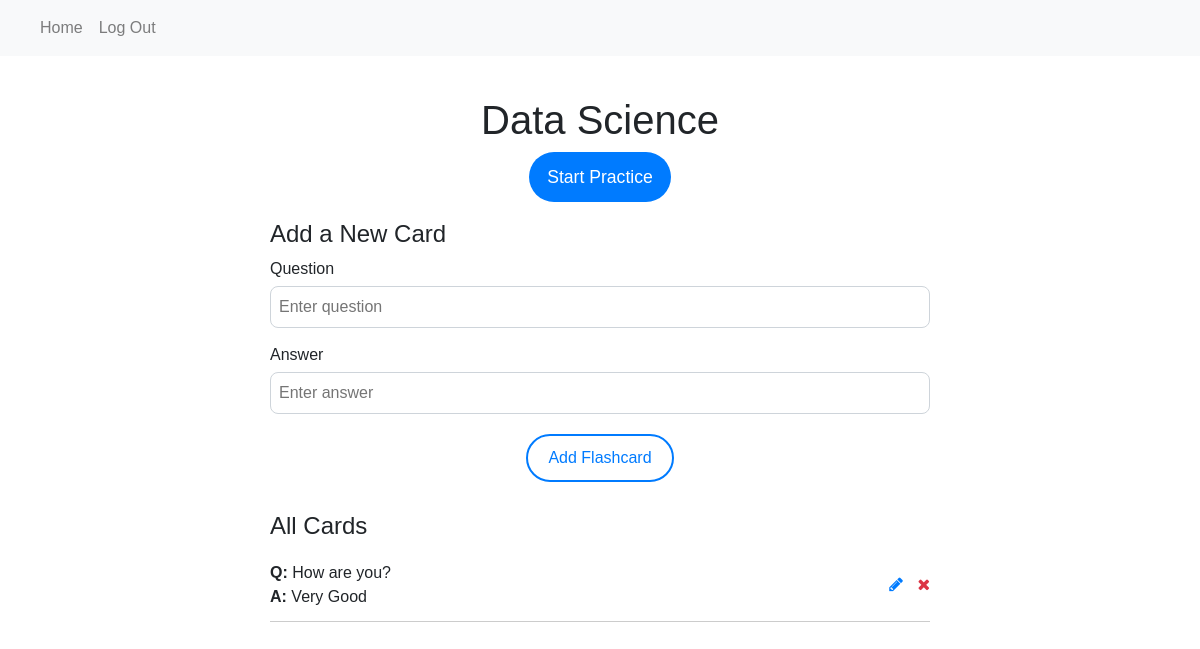
The page /deck/2 (signed in) on the database as committed earlier.
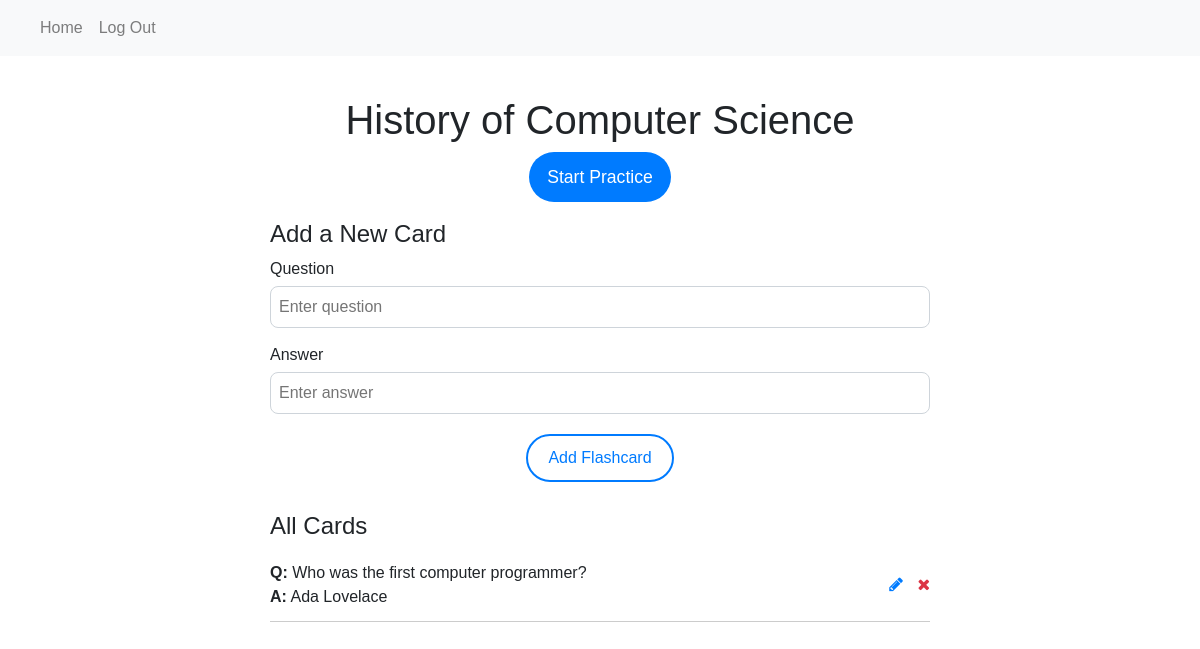
The same page on the database as committed later.
### website/models.py (models this page shows)
class Deck(db.Model):
    id = db.Column(db.Integer, primary_key=True)
    title = db.Column(db.String(100))
    user_id = db.Column(db.Integer, db.ForeignKey('user.id'))
    flashcards = db.relationship('Flashcard', back_populates='deck') # creates a relationship with the Flashcard class, will store a list of all the cards
    user = db.relationship('User', back_populates='decks')

class Flashcard(db.Model): # Model is like a blueprint for the class, ie that all flashcards need to look like this
    id = db.Column(db.Integer, primary_key=True) # default is that the id is auto incremented
    question = db.Column(db.String(300))
    answer = db.Column(db.String(300))
    score = db.Column(db.Integer, default = 0) # Track performance (0 = new, 1 = fail, 2 = hard, 3 = good, 4 = easy)
    interval = db.Column(db.Integer, default=1)  # Interval in days (how often the card should come up)
    ease_factor = db.Column(db.Float, default=2.5)  # Ease factor (how quickly the interval should grow)
    next_review = db.Column(db.DateTime, default=func.now())  # Next review date
    deck_id = db.Column(db.Integer, db.ForeignKey('deck.id'))
    deck = db.relationship('Deck', back_populates='flashcards') # back-reference so I can access Deck objects from Flashcard objects

### website/views.py (the view, shortened to what this page needs)
@views.route('/deck/<int:deck_id>', methods=['GET', 'POST'])
@login_required
def deck(deck_id):
    deck = Deck.query.get_or_404(deck_id)  # Get the deck or return 404 if not found
    return render_template("deck.html", deck=deck, user=current_user)

### website/__init__.py (called while the page is built)
def create_app():
    app = Flask(__name__)
    app.config['SECRET_KEY'] = 'superdupersecret'
    app.config['SQLALCHEMY_DATABASE_URI'] = f'sqlite:///{DB_NAME}'
    db.init_app(app) # takes database to use with app
    from .views import views
    from .auth import auth
    app.register_blueprint(views, url_prefix='/')
    app.register_blueprint(auth, url_prefix='/')
    from .models import User, Deck, Flashcard
    create_database(app)
    login_manager = LoginManager()
    login_manager.login_view = 'auth.login' # where redirect to login
    login_manager.init_app(app) # the app we are using
    @login_manager.user_loader
    def load_user(id):
        return User.query.get(int(id)) # checks the primary key which is the id as an int
    return app

### website/templates/deck.html (shortened to what this page needs)
{% extends "base.html" %} {% block title %}{{ deck.title }}{% endblock %} {%
block content %}
<link rel="stylesheet" href="{{ url_for('static', filename='style.css') }}" />
<h1 class="title">{{ deck.title }}</h1>
<div class="center">
  <a
    href="{{ url_for('views.practice', deck_id=deck.id) }}"
    class="button primary"
    id="practice-btn"
    >Start Practice</a
  >
</div>
<h2 class="section-title">Add a New Card</h2>
<form method="POST" class="card-form">
  <div class="form-field">
    <label for="question">Question</label>
    <input
      type="text"
      id="question"
      name="question"
      placeholder="Enter question"
    />
  </div>
  <div class="form-field">
    <label for="answer">Answer</label>
    <input type="text" id="answer" name="answer" placeholder="Enter answer" />
  </div>
  <div class="center">
    <button type="submit" class="button secondary">Add Flashcard</button>
  </div>
</form>
<h2 class="section-title">All Cards</h2>
<ul class="flashcard-list">
  {% for flashcard in deck.flashcards %}
  <li class="flashcard-item">
    <div>
      <strong>Q:</strong> {{ flashcard.question }}<br />
      <strong>A:</strong> {{ flashcard.answer }}
    </div>
    <div>
      <a
        class="edit-btn"
        href="{{ url_for('views.edit_flashcard', flashcard_id=flashcard.id) }}"
      >
        <i class="fa fa-pencil"></i>
      </a>
      <button
        type="button"
        class="delete-btn"
        onclick="deleteFlashcard({{ flashcard.id }})"
      >
        <i class="fa fa-times"></i>
      </button>
    </div>
  </li>
  {% endfor %}
</ul>
{% endblock %}

### website/templates/base.html (shortened to what this page needs)
<!DOCTYPE html>
<html>
  <head>
    <link
      rel="stylesheet"
      href="{{ url_for('static', filename='style.css') }}"
    />
    <link
      rel="stylesheet"
      href="https://stackpath.bootstrapcdn.com/bootstrap/4.4.1/css/bootstrap.min.css"
    />
    <link
      rel="stylesheet"
      href="https://stackpath.bootstrapcdn.com/font-awesome/4.7.0/css/font-awesome.min.css"
    />
  </head>
  <body>
    <nav class="navbar navbar-expand-lg navbar-light bg-light">
      <div class="collapse navbar-collapse" id="navbarNavAltMarkup">
        <div class="navbar-nav">
          {% if user.is_authenticated %}
          <a class="nav-item nav-link" id="home" href="/">Home</a>
          <a class="nav-item nav-link" id="logout" href="/logout">Log Out</a>
          {% else %}
          <a class="nav-item nav-link" id="login" href="/login">Login</a>
          <a class="nav-item nav-link" id="signUp" href="/sign-up">Sign Up</a>
          {% endif %}
        </div>
      </div>
    </nav>
    <div class="main-content">
      {% block content %}{% endblock %}
    </div>
  </body>
</html>

### website/static/style.css (style rules this page uses)
body { margin: 0; padding: 0; font-family: Arial, sans-serif; }
.main-content { max-width: 700px; margin: 40px auto; padding: 0 20px; }
.title { text-align: center; font-size: 2.5em; margin-bottom: 20px; }
.center { text-align: center; margin: 20px 0; }
.button { padding: 10px 20px; font-size: 1em; border: none; border-radius: 30px; cursor: pointer; text-decoration: none; }
.primary { background-color: #007bff; color: white; }
.secondary { background-color: white; border: 2px solid #007bff; color: #007bff; }
#practice-btn { padding: 15px 18px; font-size: 1.1em; font-weight: 300; }
.section-title { margin-top: 30px; font-size: 1.5em; }
.card-form { margin-bottom: 30px; }
.form-field { margin-bottom: 15px; }
.form-field label { display: block; margin-bottom: 5px; }
.form-field input { width: 100%; padding: 8px; box-sizing: border-box; color: #495057; background-color: #fff; border: 1px solid #ced4da; border-radius: .5rem; }
.flashcard-list { list-style: none; padding: 0; }
.flashcard-item { display: flex; justify-content: space-between; align-items: center; border-bottom: 1px solid #ccc; padding: 12px 0; }
.edit-btn, .delete-btn { padding: 10px; }
.delete-btn { all: unset; color: #dc3545; text-decoration: none; }

Rows that differ between the two databases and show on the page:
removed Flashcard: question "How are you?", answer "Very Good"
changed Deck: title "Data Science" → "History of Computer Science"
added Flashcard: question "Who was the first computer programmer?", answer "Ada Lovelace"
